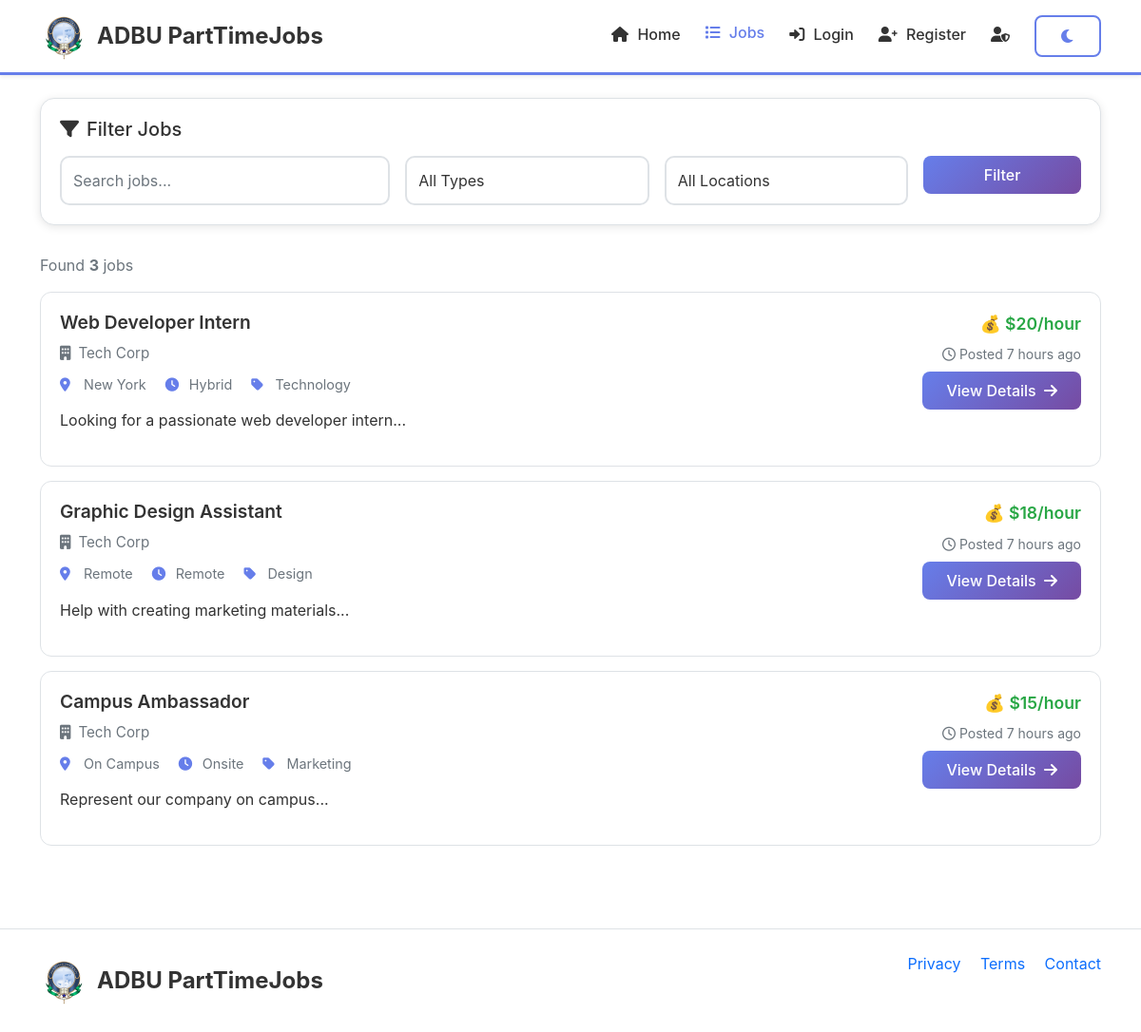
/pages/job-listing.php, run on the app's committed database.
### tables this page shows
CREATE TABLE jobs (
    id INT AUTO_INCREMENT PRIMARY KEY,
    employer_id INT NOT NULL,
    title VARCHAR(200) NOT NULL,
    company VARCHAR(100),
    description TEXT,
    requirements TEXT,
    location VARCHAR(100),
    salary VARCHAR(50),
    job_type ENUM('remote', 'hybrid', 'onsite') DEFAULT 'onsite',
    category VARCHAR(50),
    posted_at TIMESTAMP DEFAULT CURRENT_TIMESTAMP,
    deadline DATE,
    status ENUM('active', 'closed') DEFAULT 'active',
    FOREIGN KEY (employer_id) REFERENCES users(id) ON DELETE CASCADE
);

### includes/config.php (called while the page is built, shortened)
<?php
function timeAgo($timestamp) {
    $time_ago = strtotime($timestamp);
    $current_time = time();
    $time_difference = $current_time - $time_ago;
    $seconds = $time_difference;
    $minutes = round($seconds / 60);
    $hours = round($seconds / 3600);
    $days = round($seconds / 86400);
    $weeks = round($seconds / 604800);
    $months = round($seconds / 2629440);
    $years = round($seconds / 31553280);
    if ($seconds <= 60) {
        return "Just Now";
    } else if ($minutes <= 60) {
        return ($minutes == 1) ? "1 minute ago" : "$minutes minutes ago";
    } else if ($hours <= 24) {
        return ($hours == 1) ? "1 hour ago" : "$hours hours ago";
    } else if ($days <= 7) {
        return ($days == 1) ? "yesterday" : "$days days ago";
    } else if ($weeks <= 4.3) {
        return ($weeks == 1) ? "1 week ago" : "$weeks weeks ago";
    } else if ($months <= 12) {
        return ($months == 1) ? "1 month ago" : "$months months ago";
    } else {
        return ($years == 1) ? "1 year ago" : "$years years ago";
    }
}
?>

### pages/job-listing.php (the view, shortened to what this page needs)
<?php
require_once '../includes/config.php';
require_once '../includes/header.php';
$search = $_GET['search'] ?? '';
$query = "SELECT j.*, u.full_name as employer_name FROM jobs j JOIN users u ON j.employer_id = u.id WHERE j.status = 'active'";
$params = [];
$query .= " ORDER BY j.posted_at DESC";
$stmt = $conn->prepare($query);
$stmt->execute($params);
$jobs = $stmt->fetchAll();
?>
<div class="container">
    <div class="filter-section">
        <h5 class="mb-3"><i class="fas fa-filter me-2"></i>Filter Jobs</h5>
        <form method="GET" class="row g-3">
            <div class="col-md-4">
                <input type="text" name="search" class="form-control" placeholder="Search jobs..." value="<?php echo htmlspecialchars($search); ?>">
            </div>
            <div class="col-md-3">
                <select name="job_type" class="form-control">
                    <option value="">All Types</option>
                </select>
            </div>
            <div class="col-md-3">
                <select name="location" class="form-control">
                    <option value="">All Locations</option>
                </select>
            </div>
            <div class="col-md-2">
                <button type="submit" class="btn btn-primary w-100">Filter</button>
            </div>
        </form>
    </div>
    <div class="mb-3">
        <p class="text-muted">Found <strong><?php echo count($jobs); ?></strong> jobs</p>
    </div>
    <?php if(empty($jobs)): ?>
        <div class="alert alert-info">No jobs found matching your criteria.</div>
    <?php else: ?>
        <?php foreach($jobs as $job): ?>
        <div class="job-card" data-job-type="<?php echo $job['job_type']; ?>" data-location="<?php echo $job['location']; ?>">
            <div class="row">
                <div class="col-md-8">
                    <h4 class="job-title"><?php echo htmlspecialchars($job['title']); ?></h4>
                    <p class="company">
                        <i class="fas fa-building me-2"></i><?php echo htmlspecialchars($job['company']); ?>
                    </p>
                    <div class="job-meta">
                        <span><i class="fas fa-map-marker-alt"></i> <?php echo htmlspecialchars($job['location']); ?></span>
                        <span><i class="fas fa-clock"></i> <?php echo ucfirst($job['job_type']); ?></span>
                        <span><i class="fas fa-tag"></i> <?php echo htmlspecialchars($job['category']); ?></span>
                    </div>
                    <p class="mt-2"><?php echo substr(htmlspecialchars($job['description']), 0, 150); ?>...</p>
                </div>
                <div class="col-md-4 text-md-end">
                    <p class="salary mb-2">💰 <?php echo htmlspecialchars($job['salary']); ?></p>
                    <p class="text-muted small mb-2">
                        <i class="far fa-clock me-1"></i>Posted <?php echo timeAgo($job['posted_at']); ?>
                    </p>
                    <a href="job-details.php?id=<?php echo $job['id']; ?>" class="btn btn-primary">
                        View Details <i class="fas fa-arrow-right ms-1"></i>
                    </a>
                </div>
            </div>
        </div>
        <?php endforeach; ?>
    <?php endif; ?>
</div>
<?php require_once '../includes/footer.php'; ?>

### assets/css/style.css (style rules this page uses)
.light-mode { --bg-primary: #ffffff; --bg-secondary: #f8f9fa; --text-primary: #333333; --text-secondary: #6c757d; --card-bg: #ffffff; --border-color: #dee2e6; --input-bg: #ffffff; --input-text: #333333; --navbar-bg: #ffffff; --footer-bg: #f8f9fa; --link-color: #0d6efd; --link-hover: #0b5ed7; --hover-bg: #e9ecef; --shadow: 0 2px 10px rgba(0,0,0,0.1); --primary-gradient: linear-gradient(135deg, #667eea 0%, #764ba2 100%); --success-bg: #d1e7dd; --success-text: #0f5132; --danger-bg: #f8d7da; --danger-text: #842029; --warning-bg: #fff3cd; --warning-text: #856404; --info-bg: #cff4fc; --info-text: #055160; --header-text: #333333; --footer-text: #333333; }
* { margin: 0; padding: 0; box-sizing: border-box; transition: background-color 0.3s ease, color 0.3s ease, border-color 0.3s ease, box-shadow 0.3s ease; }
body { font-family: -apple-system, BlinkMacSystemFont, 'Segoe UI', Roboto, 'Helvetica Neue', Arial, sans-serif; background-color: var(--bg-primary); color: var(--text-primary); min-height: 100vh; display: flex; flex-direction: column; transition: all 0.3s ease; }
.container { flex: 1; }
h1, h2, h3, h4, h5, h6 { color: var(--header-text) !important; }
.text-muted { color: var(--text-secondary) !important; }
a { color: var(--link-color); text-decoration: none; transition: color 0.3s ease; }
.btn { padding: 8px 25px; border-radius: 8px; font-weight: 500; transition: all 0.3s ease; border: none; }
.btn-primary { background: var(--primary-gradient); color: white; }
.form-control, .form-select { background-color: var(--input-bg); color: var(--input-text); border: 2px solid var(--border-color); border-radius: 10px; padding: 12px; transition: all 0.3s ease; }
.job-card { background-color: var(--card-bg); border: 1px solid var(--border-color); border-radius: 12px; padding: 20px; margin-bottom: 15px; transition: all 0.3s ease; position: relative; overflow: hidden; cursor: pointer; }
.job-card::before { content: ''; position: absolute; left: 0; top: 0; height: 100%; width: 4px; background: var(--primary-gradient); transform: scaleY(0); transition: transform 0.3s ease; }
.job-title { color: #667eea; font-weight: 600; margin-bottom: 10px; font-size: 1.2rem; }
.company { color: var(--text-secondary); font-size: 0.95rem; margin-bottom: 10px; }
.job-meta { display: flex; gap: 20px; margin-bottom: 15px; font-size: 0.9rem; flex-wrap: wrap; }
.job-meta span { color: var(--text-secondary); }
.job-meta i { color: #667eea; margin-right: 5px; width: 16px; }
.salary { color: #28a745; font-weight: 600; font-size: 1.1rem; margin-bottom: 10px; }
.filter-section { background-color: var(--card-bg); border: 1px solid var(--border-color); border-radius: 15px; padding: 20px; margin-bottom: 30px; box-shadow: var(--shadow); }
.filter-section h5 { color: #667eea; margin-bottom: 15px; }

### includes/header.php (style rules this page uses)
body { visibility: hidden; opacity: 0; transition: opacity 0.2s ease; }
body.theme-ready { visibility: visible; opacity: 1; }

### data on the page
jobs: title "Web Developer Intern", company "Tech Corp", location "New York", job_type "Hybrid", category "Technology", description "Looking for a passionate web developer intern", salary "$20/hour", posted_at "7 hours ago"
jobs: title "Graphic Design Assistant", company "Tech Corp", location "Remote", job_type "Remote", category "Design", description "Help with creating marketing materials", salary "$18/hour", posted_at "7 hours ago"
jobs: title "Campus Ambassador", company "Tech Corp", location "On Campus", job_type "Onsite", category "Marketing", description "Represent our company on campus", salary "$15/hour", posted_at "7 hours ago"

### other printed values
count($jobs) "3"
